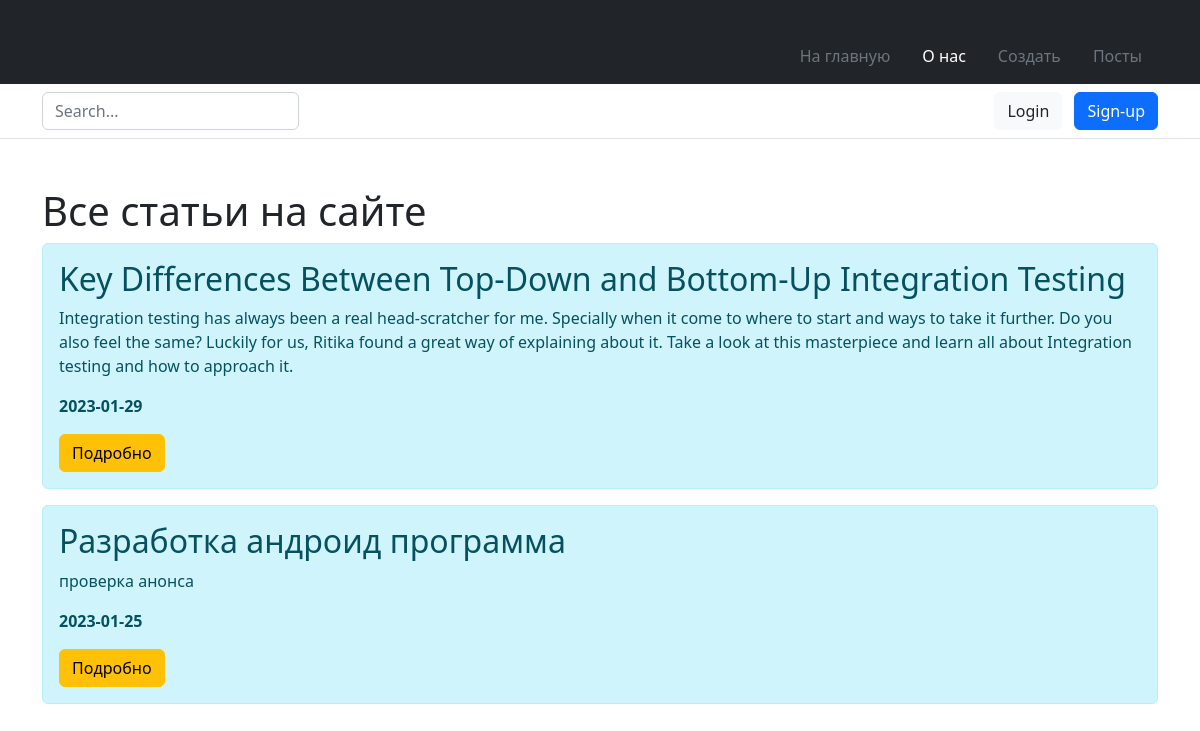
The page /posts on the database its author committed.
### app.py (models this page shows, shortened)
class Article(db.Model):
    id = db.Column(db.Integer, primary_key=True)
    title = db.Column(db.String(100), nullable=False)
    intro = db.Column(db.String(300), nullable=False)
    text = db.Column(db.Text, nullable=False)
    date = db.Column(db.DateTime, default=datetime.utcnow)

### app.py (the view)
@app.route('/posts')
def posts():
    articles = Article.query.order_by(Article.date.desc()).all()  # все записи из бд, отсортированные по полю date
    return render_template("posts.html", articles=articles)

### templates/posts.html (shortened to what this page needs)
{% extends "base.html" %}
{% block body %}
<div class="container mt-5">
        <h1>Все статьи на сайте</h1>
        {% if articles|length > 0 %}
        {% for element in articles %}
        <div class="alert alert-info">
            <h2>{{ element.title }}</h2>
            <p>{{ element.intro }}</p>
            <p><b>{{ element.date.date() }}</b></p>
            <a href="/posts/{{ element.id }}" class="btn btn-warning">Подробно</a>
        </div>
    {% endfor %}
    {% else %}
    <p>У нас нету еще статей на сайте</p>
    {% endif %}
</div>
	{% endblock %}

### templates/base.html (shortened to what this page needs)
<!doctype html>
<html lang="ru">
<head>
    <link rel="stylesheet" href="{{ url_for('static', filename='css/main.css') }}">
    <link rel="stylesheet" href="https://cdn.jsdelivr.net/npm/bootstrap@5.2.3/dist/css/bootstrap.min.css">
</head>
<body>
    <header>
    <div class="px-3 py-2 text-bg-dark">
      <div class="container">
        <div class="d-flex flex-wrap align-items-center justify-content-center justify-content-lg-start">
          <a href="/" class="d-flex align-items-center my-2 my-lg-0 me-lg-auto text-white text-decoration-none">
            <svg class="bi me-2" width="40" height="32" role="img" aria-label="Bootstrap"><use xlink:href="#bootstrap"></use></svg>
          </a>
          <ul class="nav col-12 col-lg-auto my-2 justify-content-center my-md-0 text-small">
            <li>
              <a href="/home" class="nav-link text-secondary">
                <svg class="bi d-block mx-auto mb-1" width="24" height="24"><use xlink:href="/home"></use></svg>
                На главную
              </a>
            </li>
            <li>
              <a href="/about" class="nav-link text-white">
                <svg class="bi d-block mx-auto mb-1" width="24" height="24"><use xlink:href="/about"></use></svg>
                О нас
              </a>
            </li>
            <li>
              <a href="/create-article" class="nav-link text-secondary">
                <svg class="bi d-block mx-auto mb-1" width="24" height="24"><use xlink:href="/create-article"></use></svg>
                Создать
              </a>
            </li>
            <li>
              <a href="/posts" class="nav-link text-secondary">
                <svg class="bi d-block mx-auto mb-1" width="24" height="24"><use xlink:href="/posts"></use></svg>
                Посты
              </a>
            </li>
          </ul>
        </div>
      </div>
    </div>
    <div class="px-3 py-2 border-bottom mb-3">
      <div class="container d-flex flex-wrap justify-content-center">
        <form class="col-12 col-lg-auto mb-2 mb-lg-0 me-lg-auto" role="search">
          <input type="search" class="form-control" placeholder="Search..." aria-label="Search">
        </form>
        <div class="text-end">
          <button type="button" class="btn btn-light text-dark me-2">Login</button>
          <button type="button" class="btn btn-primary">Sign-up</button>
        </div>
      </div>
    </div>
  </header>
    {% block body %}
	{% endblock %}
</body>
</html>

### rows shown on the page
Article: title "Key Differences Between Top-Down and Bottom-Up Integration Testing", intro "Integration testing has always been a real head-scratcher for me. Specially when it come to where to start and ways to take it further. Do you also feel the same? Luckily for us, Ritika found a great way of explaining about it. Take a look at this masterpiece and learn all about Integration testing and how to approach it.", date "2023-01-29"
Article: title "Разработка андроид программа", intro "проверка анонса", date "2023-01-25"
